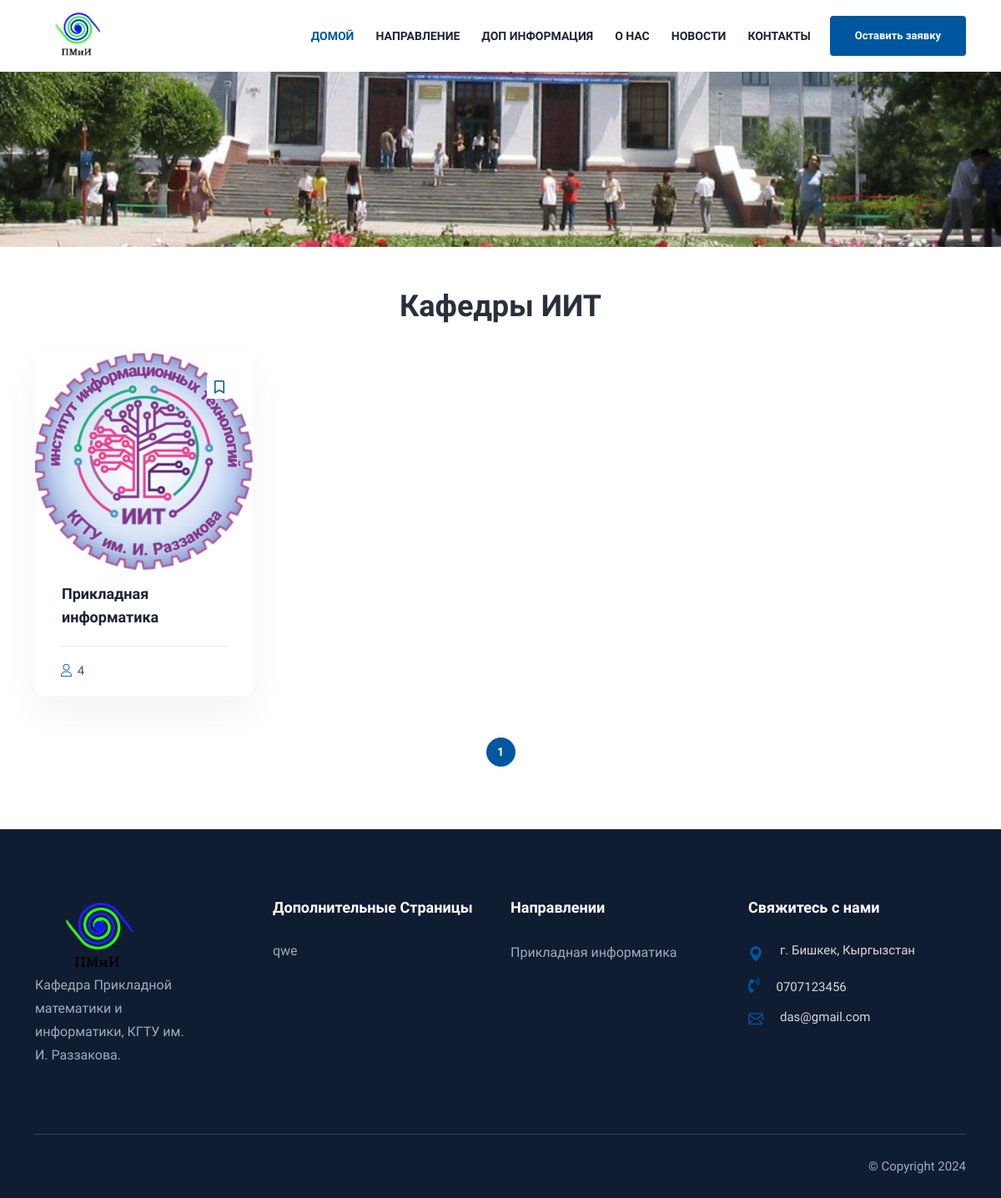
/cafedra/list/, run on the app's committed database.
### mysite/models.py (models this page shows, shortened)
class SiteContent(models.Model):
    original_text = models.TextField(verbose_name="Оригинальный текст",
                                     help_text="Оригинальный текст, который отображается на сайте.",
                                     max_length=20000
                                     )
    current_text = models.TextField(
        verbose_name="Текущий текст",
        help_text="Измененный или текущий текст, который отображается на сайте.",
        max_length=20000
    )
    class Meta:
        verbose_name = "Контент сайта"
        verbose_name_plural = "Контент сайта"

class Cafedra(models.Model):
    title = models.CharField(max_length=123, verbose_name='Название')
    description = RichTextField(blank=True, null=True, verbose_name='Описание')
    teachers = models.ManyToManyField(Teacher, blank=True, verbose_name='Преподаватели')
    created_at = models.DateTimeField(auto_now_add=True)
    image = models.ImageField(upload_to='images/cafedras/', verbose_name='Изображение')
    class Meta:
        verbose_name = 'Направления'
        verbose_name_plural = 'Направлении'
        ordering = ['title']

class Page(models.Model):
    title = models.CharField(max_length=123, verbose_name='Название')
    content = RichTextField(verbose_name='Содержимое')
    created_at = models.DateTimeField(auto_now_add=True)
    class Meta:
        verbose_name = 'Страница'
        verbose_name_plural = 'Страницы'

class SingletonModel(models.Model):
    class Meta:
        abstract = True

class SiteSetting(SingletonModel):
    dictors = models.ManyToManyField(Teacher, blank=True, verbose_name='Директорат')
    contacts = models.TextField(blank=True, verbose_name='Контакт')
    emails = models.TextField(blank=True, verbose_name='Почта')
    description = RichTextField(blank=True, null=True, verbose_name='О нас')
    address = models.CharField(max_length=123, verbose_name="Адрес")
    address_map = models.TextField( verbose_name="Адрес на карте", default='''
    <a class="dg-widget-link" href="http://2gis.kg/bishkek/firm/70000001021088130/center/74.587426,42.845011/zoom/16?utm_medium=widget-source&utm_campaign=firmsonmap&utm_source=bigMap">Посмотреть на карте Бишкека</a><div class="dg-widget-link"><a href="http://2gis.kg/bishkek/firm/70000001021088130/photos/70000001021088130/center/74.587426,42.845011/zoom/17?utm_medium=widget-source&utm_campaign=firmsonmap&utm_source=photos">Фотографии компании</a></div><div class="dg-widget-link"><a href="http://2gis.kg/bishkek/center/74.587426,42.845011/zoom/16/routeTab/rsType/bus/to/74.587426,42.845011╎Кыргызский Государственный Технический Университет им. И. Раззакова, ректорат?utm_medium=widget-source&utm_campaign=firmsonmap&utm_source=route">Найти проезд до Кыргызский Государственный Технический Университет им. И. Раззакова, ректорат</a></div><script charset="utf-8" src="https://widgets.2gis.com/js/DGWidgetLoader.js"></script><script charset="utf-8">new DGWidgetLoader({"width":640,"height":600,"borderColor":"#a3a3a3","pos":{"lat":42.845011,"lon":74.587426,"zoom":16},"opt":{"city":"bishkek"},"org":[{"id":"70000001021088130"}]});</script><noscript style="color:#c00;font-size:16px;font-weight:bold;">Виджет карты использует JavaScript. Включите его в настройках вашего браузера.</noscript>
    ''')
    class Meta:
        verbose_name = 'Настройка сайта'
        verbose_name_plural = 'Настройки сайта'

### mysite/views.py (the view)
# urls.py: path('cafedra/list/', CafedraListView.as_view(), name='cafedras'),
class CafedraListView(generic.ListView):
    model = Cafedra
    queryset = Cafedra.objects.all()
    template_name = 'course.html'
    paginate_by = 5
    context_object_name = 'cafedras'
    def get_context_data(self, **kwargs):
        context = super().get_context_data(**kwargs)
        context['cafedras'] = Cafedra.objects.all()[:10]
        context['site'] = SiteSetting.objects.all().first()
        context['pages'] = Page.objects.all()
        return context

### mysite/templatetags/custom_filters.py (called while the page is built)
@register.simple_tag
def get_or_create_content(original_text):
    content, created = SiteContent.objects.get_or_create(original_text=original_text)
    if created:
        content.current_text = original_text
        content.save()
    return content.current_text

### mysite/templates/course.html (shortened to what this page needs)
{% extends 'base.html' %}
{% load static %}
{% block content %}
        <div class="section page-banner-section" style="background-image: url({% static 'assets/images/politeh.jpg' %});">
        </div>
        <div class="section top-courses-3-section courses-grid-section">
            <div class="container">
                <div class="top-courses-wrapper">
                    <div class="section-title text-center">
                        <h2 class="title">Кафедры ИИТ</h2>
                    </div>
                    <div class="top-courses-content-wrapper">
                        <div class="row grid">
                            {% for i in cafedras %}
                            <div class="col-lg-3 col-sm-6 course-health course-cooking">
                                <div class="single-course">
                                    <div class="courses-image">
                                        <a href="{% url 'cafedra_detail' i.pk %}"><img src="{{ i.image.url }}" alt="Courses"></a>
                                        <div class="top-meta">
                                            <div class="wishlist">
                                                <a href="#"><i class="far fa-bookmark"></i></a>
                                            </div>
                                        </div>
                                    </div>
                                    <div class="courses-content">
                                        <h3 class="title"><a href="{% url 'cafedra_detail' i.pk %}">{{ i.title }}</a></h3>
                                    </div>
                                    <div class="courses-meta">
                                        <div class="course-enroll-rating d-flex">
                                            <p><i class="flaticon-user"></i> 4</p>
                                        </div>
                                    </div>
                                </div>
                            </div>
                            {% endfor %}
                        </div>
                    </div>
                    <div class="gostudy-pagination courses-grid-pagination">
                        <ul class="pagination justify-content-center">
                                        {% for num in page_obj.paginator.page_range %}
                                            {% if page_obj.number == num %}
                                                <li class="page-item active"><a class="page-link" href="#">{{ num }}</a></li>
                                            {% elif num > page_obj.number|add:'-3' and num < page_obj.number|add:'3' %}
                                                <li class="page-item"><a class="page-link" href="?page={{ num }}">{{ num }}</a></li>
                                            {% endif %}
                                        {% endfor %}
                                    </ul>
                    </div>
                </div>
            </div>
        </div>
{% endblock %}

### mysite/templates/base.html (shortened to what this page needs)
<!doctype html>
{% load static %}
{% load custom_filters %}
<html class="no-js" lang="en">
<head>
    <link rel="stylesheet" href="{% static 'assets/css/plugins/all.min.css' %}">
    <link rel="stylesheet" href="{% static 'assets/css/plugins/flaticon.css' %}">
    <link rel="stylesheet" href="{% static 'assets/css/plugins/bootstrap.min.css' %}">
    <link rel="stylesheet" href="{% static 'assets/css/plugins/swiper-bundle.min.css' %}">
    <link rel="stylesheet" href="{% static 'assets/css/plugins/magnific-popup.css' %}">
    <link rel="stylesheet" href="{% static 'assets/css/plugins/aos.css' %}">
    <link rel="stylesheet" href="{% static 'assets/css/style.css' %}">
</head>
<body>
    <div class="main-wrapper">
        <div id="header" class="header section">
            <div class="container">
                <div class="header-wrapper">
                    <div class="header-logo">
                        <a href="{% url 'home' %}"><img style="width: 100px;" src="{% static 'logo/logo.png' %}" alt=""></a>
                    </div>
                    <div class="header-right">
                        <div class="header-menu d-none d-lg-block">
                            <ul class="main-menu">
                                <li class="active-menu">
                                    <a href="{% url 'home' %}">{% get_or_create_content 'Домой' %}</a>
                                </li>
                                <li><a href="{% url 'cafedras' %}">{% get_or_create_content 'Направление' %}</a>
                                </li>
                                <li><a href="">{% get_or_create_content 'Доп Информация' %}</a>
                                </li>
                                <li><a href="{% url 'about_us' %}">{% get_or_create_content 'О нас' %}</a></li>
                                <li><a href="{% url 'news' %}">{% get_or_create_content 'Новости' %}</a>
                                </li>
                                <li><a href="{% url 'contact' %}">{% get_or_create_content 'Контакты' %}</a></li>
                            </ul>
                        </div>
                        <div class="header-meta">
                            <div class="header-login-join d-none d-lg-block">
                                <a class="btn join-btn" href="{% url 'contact' %}">{% get_or_create_content 'Оставить заявку' %}</a>
                            </div>
                        </div>
                    </div>
                </div>
            </div>
        </div>
        {% block content %}
        {% endblock %}
        <div class="footer-section section">
            <div class="container">
                <div class="footer-widget-wrapper">
                    <div class="row">
                        <div class="col-lg-3 col-sm-6">
                            <div class="footer-widget widget-about">
                                <a class="footer-logo" href="/"><img src="{% static 'logo/logo.png' %}" alt="Logo"></a>
                                <div class="widget-info">
                                    <p>{% get_or_create_content 'Кафедра Прикладной математики и информатики, КГТУ им. И. Раззакова.' %}</p>
                                </div>
                            </div>
                        </div>
                        <div class="col-lg-3 col-sm-6">
                            <div class="footer-widget">
                                <h4 class="footer-widget-title">Дополнительные Страницы</h4>
                                <div class="widget-link">
                                    <ul class="link">
                                        {% for i in pages %}
                                            <li><a href="{% url 'page_detail' i.pk %}">{{ i.title }}</a></li>
                                        {% endfor %}
                                    </ul>
                                </div>
                            </div>
                        </div>
                        <div class="col-lg-3 col-sm-6">
                            <div class="footer-widget">
                                <a href="{% url 'cafedras' %}"><h4 class="footer-widget-title">{% get_or_create_content 'Направлении' %}</h4></a>
                                <div class="widget-link">
                                    <ul class="link">
                                        {% for i in cafedras %}
                                        <li><a href="{% url 'cafedra_detail' i.pk %}">{{ i.title }}</a></li>
                                        {% endfor %}
                                    </ul>
                                </div>
                            </div>
                        </div>
                        <div class="col-lg-3 col-sm-6">
                            <div class="footer-widget">
                                <h4 class="footer-widget-title">{% get_or_create_content 'Свяжитесь с нами' %}</h4>
                                <ul class="widget-info">
                                    <li>
                                        <div class="media">
                                            <i class="flaticon-location-pin"></i>
                                            <div class="media-body">
                                                <span>{{ site.address }}</span>
                                            </div>
                                        </div>
                                    </li>
                                    <li>
                                        <div class="media">
                                            <i class="fas fa-phone-volume"></i>
                                            <div class="media-body">
                                                <a href="tel:{{ site.phone }}">{{ site.contacts }}</a>
                                            </div>
                                        </div>
                                    </li>
                                    <li>
                                        <div class="media">
                                            <i class="flaticon-email"></i>
                                            <div class="media-body">
                                                <a href="{{ site.email }}">{{ site.emails }}</a>
                                            </div>
                                        </div>
                                    </li>
                                </ul>
                            </div>
                        </div>
                    </div>
                </div>
                <div class="footer-copyright">
                    <div class="copyright-wrapper">
                        <div class="copyright-text">
                            <p>&copy; Copyright 2024 </p>
                        </div>
                    </div>
                </div>
            </div>
        </div>
    </div>
</body>
</html>

### data on the page
SiteContent: current_text "ДОМОЙ"
SiteContent: current_text "НАПРАВЛЕНИЕ"
SiteContent: current_text "ДОП ИНФОРМАЦИЯ"
SiteContent: current_text "О НАС"
SiteContent: current_text "НОВОСТИ"
SiteContent: current_text "КОНТАКТЫ"
SiteContent: current_text "Оставить заявку"
Cafedra: image (picture), title "Прикладная информатика"
SiteContent: current_text "Кафедра Прикладной математики и информатики, КГТУ им. И. Раззакова."
Page: title "qwe"
SiteContent: current_text "Направлении"
SiteContent: current_text "Свяжитесь с нами"
SiteSetting: address "г. Бишкек, Кыргызстан", contacts "0707123456", emails "das@gmail.com"

### other printed values
{{ num }} "1"
